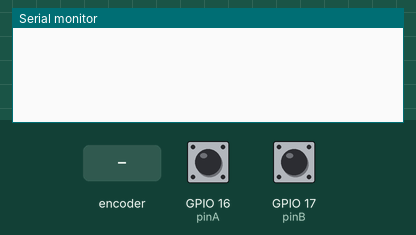
The sketch below on a simulated ESP32-S3. On the bench: the last lines printed to the serial monitor. Inputs (shaded band) come from the test bench; at power-on: GPIO 16 (pinA) HIGH, GPIO 17 (pinB) HIGH.

Above: at 1.2 s.
1.3 s: rotary encoder on GPIO 16 (pinA) / GPIO 17 (pinB) turned 1 step (first pin leading)
At 1.8 s:
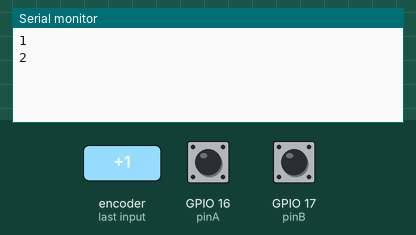
3.0 s: rotary encoder on GPIO 16 (pinA) / GPIO 17 (pinB) turned 1 step (first pin leading)
At 4.3 s:
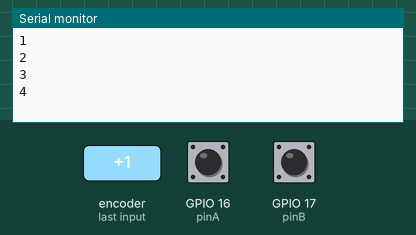
Timing chart, 0 to 6.0 s (numbered marks = the images above; inputs shaded):
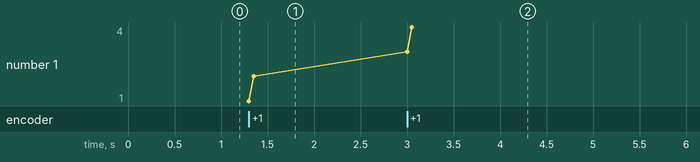

Measured:
- after the input at 1.3 s, the serial monitor: prints a new line at once (image 1)
- after the input at 3.0 s, the serial monitor: prints a new line at once (image 2)
- plotted number 1: 2 → 4 after the input at 3.0 s

The sketch:

prio_core0.ino
```cpp
int pinA = 16, pinB = 17;
int counter = 0, lastStateA;
int CORE_ID = 0;

void encoderTask(void *pvParameters) {
  pinMode(pinA, INPUT);
  pinMode(pinB, INPUT);
  lastStateA = digitalRead(pinA);
  while (1) {
    int stateA = digitalRead(pinA);
    if (stateA != lastStateA) {
      if (digitalRead(pinB) != stateA) counter++;
      else counter--;
      Serial.println(counter);
    }
    lastStateA = stateA;
    vTaskDelay(1);
  }
}

void setup() {
  Serial.begin(115200);
  xTaskCreatePinnedToCore(encoderTask, "Encoder Task", 4096, NULL, 1, NULL, CORE_ID);
}

void loop() {}
```
